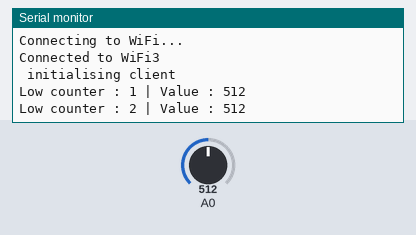
Bench run of a sketch on a simulated ESP8266 (NodeMCU). On the bench: the last lines printed to the serial monitor. The test bench sets the inputs (shaded band); at power-on: A0 = 512. WiFi joins after 1.5 s; servers stay silent unless stated; uploads are accepted with an empty reply.

Above: at 3.2 s.
3.3 s: A0 set to 900
At 4.1 s:
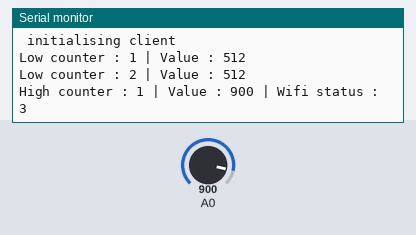
5.8 s: A0 set to 1010
At 8.4 s:
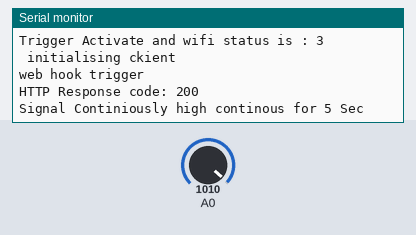
Timing chart, 0 to 9.9 s (numbered marks = the images above; inputs shaded):
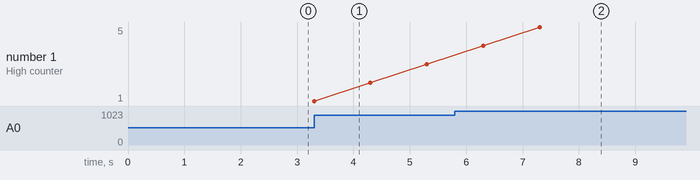

The sketch:

tankauto_5sec_lighton.ino
```cpp
#include <ESP8266WiFi.h>
#include <ESP8266HTTPClient.h>
#include <WiFiClient.h>
#include <WiFiClientSecure.h>


const char* ssid = "Orion";
const char* password = "digitalkey";
const int D4 = 2;
const int ledPin = LED_BUILTIN;
int flag = 0;
 unsigned long int low_trigger = millis();
 unsigned long int high_trigger = millis();
unsigned long int high_counter = 0;
unsigned long int low_counter = 0;
int set_value = 800;
int xprint = 1;

const char* webhookUrl = "http://www.virtualsmarthome.xyz/url_routine_trigger/activate.php?trigger=bf8da485-0d74-400a-8a40-10dbd0bf15ee&token=229a5580-3d6d-4b6f-ade9-cd30f176311d&response=json";
WiFiClient client;

void setup() {
    Serial.begin(9600);
    WiFi.begin(ssid, password);
     pinMode(D4, INPUT);
    pinMode(ledPin, OUTPUT);
    while (WiFi.status() != WL_CONNECTED) {
        delay(1000);
        Serial.println("Connecting to WiFi...");
    }

    Serial.print("Connected to WiFi");
    Serial.println(WL_CONNECTED);

      if (WiFi.status() == WL_CONNECTED) {
      Serial.println(" initialising client");
      HTTPClient http;
      }

//  http.begin(client, webhookUrl);
//  Serial.println("web hook trigger");
//    int httpResponseCode = http.GET();
//
//  if (httpResponseCode > 0) {
//      Serial.print("HTTP Response code: ");
//      Serial.println(httpResponseCode);
//      String payload = http.getString();   // Get the response payload
//      Serial.println(payload);             // Print the response payload
//    } else {
//      Serial.print("Error code: ");
//      Serial.println(httpResponseCode);
//    }
//
//    http.end();  // Free resources
//  } else {
//    Serial.println("WiFi Disconnected");
//    delay(1000);


}

void loop() {
int pinState = analogRead(A0); // Replace D1 with the pin you are checking
// Serial.println(pinState);

if ( pinState > set_value && flag == 0 && (millis() - high_trigger > 1000)) {
  high_trigger = millis();
  digitalWrite(ledPin, LOW);
  low_counter = 0;
  high_counter = high_counter+1;
  if (xprint == 1){
      Serial.print("High counter : ");
      Serial.print(high_counter);
      Serial.print(" | Value : ");
      Serial.print(pinState);
      Serial.print(" | Wifi status : ");
      Serial.println(WiFi.status());
  }
  if (high_counter > 4) {
     if (WiFi.status() == WL_CONNECTED) {
      Serial.println("Connectrd only");
     }
     else{
      Serial.println("No luck");
       while (WiFi.status() != WL_CONNECTED) {
        delay(1000);
        Serial.println("Connecting to WiFi...");
    }
          HTTPClient http;
          http.begin(client, webhookUrl);
          Serial.println("web hook trigger");
          int httpResponseCode = http.GET();
              if (httpResponseCode > 0) {
                  Serial.print("HTTP Response code: ");
                  Serial.println(httpResponseCode);
                  String payload = http.getString();
                  Serial.println(payload);
                }
                else {
                  Serial.print("Error code: ");
                  Serial.println(httpResponseCode);
                }
        http.end();  // Free resources
     }
    activate_trigger();
    Serial.println("Signal Continiously high continous for 5 Sec");
    high_counter = 0;
    flag = 1;
  }
}

if ( pinState < set_value && (millis() - low_trigger > 1000)) {
  low_trigger = millis();
  digitalWrite(ledPin, HIGH);
  high_counter = 0;
  low_counter = low_counter+1;
  if (xprint == 1){
      Serial.print("Low counter : ");
      Serial.print(low_counter);
      Serial.print(" | Value : ");
      Serial.println(pinState);
   }
  if (low_counter > 4) {
    low_counter = 0;
    flag = 0;
  }
  }


} // loop close

void activate_trigger(){
 Serial.print("Trigger Activate and wifi status is : ");
 Serial.println(WiFi.status());
  if (WiFi.status() == WL_CONNECTED) {
    Serial.println(" initialising ckient");
    HTTPClient http;
    http.begin(client, webhookUrl);
    Serial.println("web hook trigger");
    int httpResponseCode = http.GET();
        if (httpResponseCode > 0) {
            Serial.print("HTTP Response code: ");
            Serial.println(httpResponseCode);
            String payload = http.getString();
            Serial.println(payload);
          }
          else {
            Serial.print("Error code: ");
            Serial.println(httpResponseCode);
          }
   http.end();  // Free resources
  }
  else {
   Serial.println("WiFi Disconnected");
   delay(1000);
  }


}
```

Measured:
- after the input at 3.3 s, the serial monitor: prints a new line at once (image 1)
- after the input at 5.8 s, the serial monitor: prints a new line after 0.51 s (image 2)
